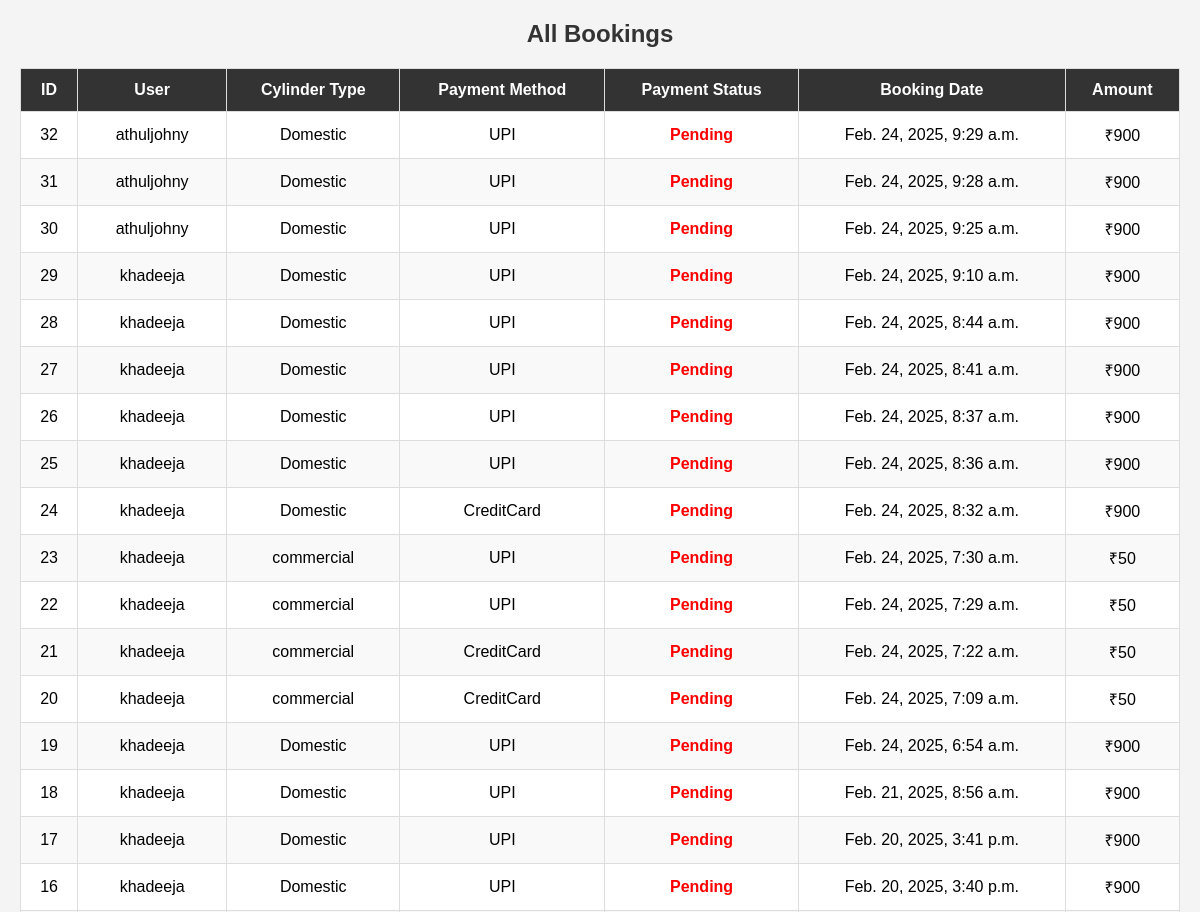
Before: /bookings/ (signed in, upper part) with the older database file.
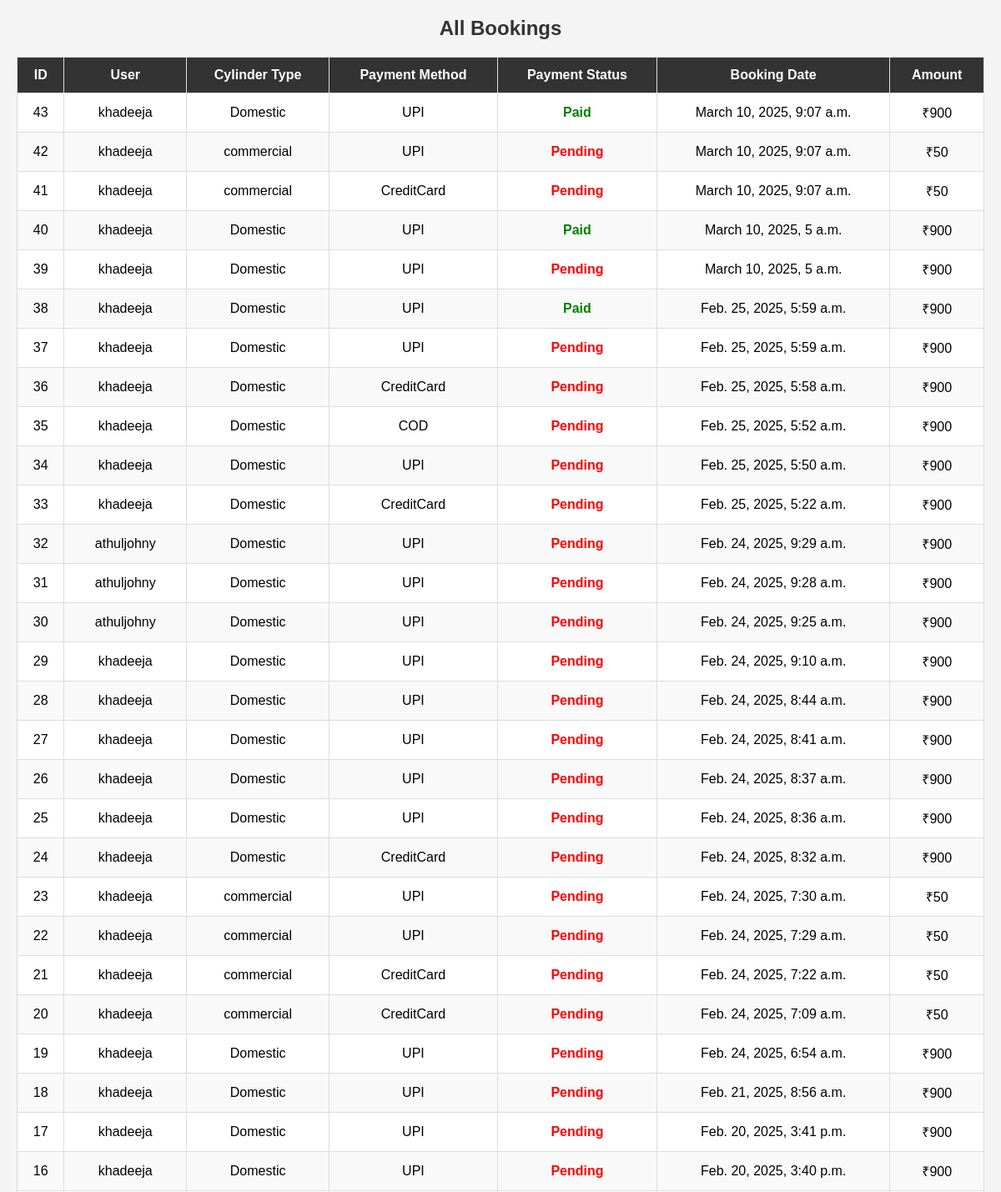
After: the same page with the newer database file.
### booking/models.py (models this page shows, shortened)
class CylinderBooking(models.Model):
    PAYMENT_METHOD_CHOICES = [
        ('UPI', 'UPI'),
        ('CreditCard', 'Credit Card'),
        ('COD', 'Cash on Delivery')
    ]
    CYLINDER_TYPE_CHOICE=[
        ('Domestic','Domestic'),
        ('commercial','Commercial')
    ]
    user = models.ForeignKey(CustomUser, on_delete=models.CASCADE)
    cylinder_type = models.CharField(max_length=20,choices=CYLINDER_TYPE_CHOICE)
    payment_method = models.CharField(max_length=20, choices=PAYMENT_METHOD_CHOICES)
    payment_status = models.BooleanField(default=False)
    booking_date = models.DateTimeField(auto_now_add=True
    )
    delivery_staff = models.ForeignKey(DeliveryStaff, null=True, blank=True, on_delete=models.SET_NULL)
    def calculate_amount(self):
        base_amount = 0
        if self.cylinder_type == 'Domestic':
            base_amount = 850
        elif self.cylinder_type == 'Commercial':
            base_amount = 1100
        delivery_charge = 50
        total_amount = base_amount + delivery_charge
        return total_amount

class CustomUser(AbstractUser):
    phone = models.IntegerField(null=True, blank=True,unique=True)

### booking/views.py (the view)
# urls.py: path('bookings/',views.AdminBookingListView.as_view(), name='admin_bookings'),
@method_decorator(decs,name="dispatch")
class AdminBookingListView(ListView):
    model = CylinderBooking
    template_name = 'booking_list.html'  # Create this template
    context_object_name = 'bookings'
    ordering = ['-booking_date']

### booking/templates/booking_list.html (shortened to what this page needs)
<!DOCTYPE html>
<html lang="en">
<head>
</head>
<body>
    <h2>All Bookings</h2>
    <table>
        <thead>
            <tr>
                <th>ID</th>
                <th>User</th>
                <th>Cylinder Type</th>
                <th>Payment Method</th>
                <th>Payment Status</th>
                <th>Booking Date</th>
                <th>Amount</th>
            </tr>
        </thead>
        <tbody>
            {% for booking in bookings %}
            <tr>
                <td>{{ booking.id }}</td>
                <td>{{ booking.user.username }}</td>
                <td>{{ booking.cylinder_type }}</td>
                <td>{{ booking.payment_method }}</td>
                <td>
                    {% if booking.payment_status %}
                        <span class="status-paid">Paid</span>
                    {% else %}
                        <span class="status-pending">Pending</span>
                    {% endif %}
                </td>
                <td>{{ booking.booking_date }}</td>
                <td>₹{{ booking.calculate_amount }}</td>
            </tr>
            {% empty %}
            <tr>
                <td colspan="7">No bookings found.</td>
            </tr>
            {% endfor %}
        </tbody>
    </table>
</body>
</html>

Changed rows visible on the page:
added CylinderBooking: id "43", user.username "khadeeja", cylinder_type "Domestic", payment_method "UPI", payment_status "Paid", booking_date "March 10, 2025, 9:07 a.m.", calculate_amount "900"
added CylinderBooking: id "42", user.username "khadeeja", cylinder_type "commercial", payment_method "UPI", payment_status "Pending", booking_date "March 10, 2025, 9:07 a.m.", calculate_amount "50"
added CylinderBooking: id "41", user.username "khadeeja", cylinder_type "commercial", payment_method "CreditCard", payment_status "Pending", booking_date "March 10, 2025, 9:07 a.m.", calculate_amount "50"
added CylinderBooking: id "40", user.username "khadeeja", cylinder_type "Domestic", payment_method "UPI", payment_status "Paid", booking_date "March 10, 2025, 5 a.m.", calculate_amount "900"
added CylinderBooking: id "39", user.username "khadeeja", cylinder_type "Domestic", payment_method "UPI", payment_status "Pending", booking_date "March 10, 2025, 5 a.m.", calculate_amount "900"
added CylinderBooking: id "38", user.username "khadeeja", cylinder_type "Domestic", payment_method "UPI", payment_status "Paid", booking_date "Feb. 25, 2025, 5:59 a.m.", calculate_amount "900"
added CylinderBooking: id "37", user.username "khadeeja", cylinder_type "Domestic", payment_method "UPI", payment_status "Pending", booking_date "Feb. 25, 2025, 5:59 a.m.", calculate_amount "900"
added CylinderBooking: id "36", user.username "khadeeja", cylinder_type "Domestic", payment_method "CreditCard", payment_status "Pending", booking_date "Feb. 25, 2025, 5:58 a.m.", calculate_amount "900"
added CylinderBooking: id "35", user.username "khadeeja", cylinder_type "Domestic", payment_method "COD", payment_status "Pending", booking_date "Feb. 25, 2025, 5:52 a.m.", calculate_amount "900"
added CylinderBooking: id "34", user.username "khadeeja", cylinder_type "Domestic", payment_method "UPI", payment_status "Pending", booking_date "Feb. 25, 2025, 5:50 a.m.", calculate_amount "900"
added CylinderBooking: id "33", user.username "khadeeja", cylinder_type "Domestic", payment_method "CreditCard", payment_status "Pending", booking_date "Feb. 25, 2025, 5:22 a.m.", calculate_amount "900"
